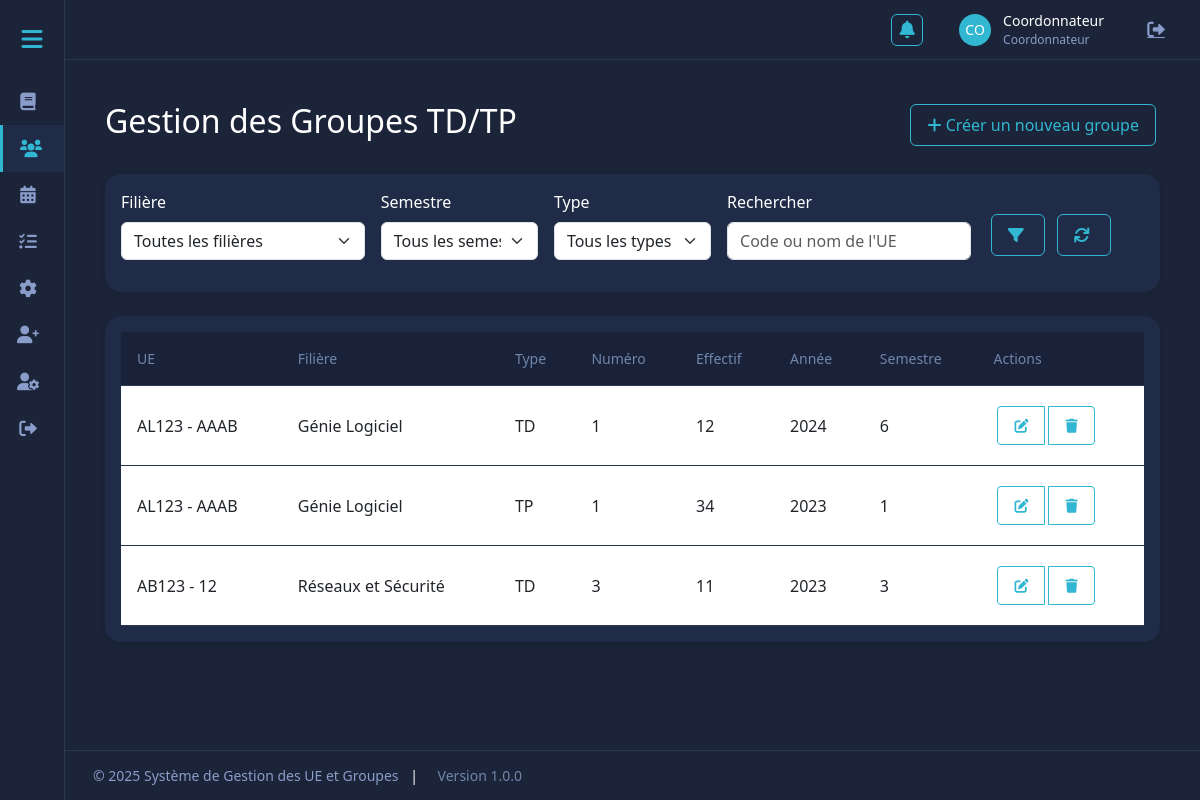
The page /web-project2/groupes/index.php on the database as committed earlier.
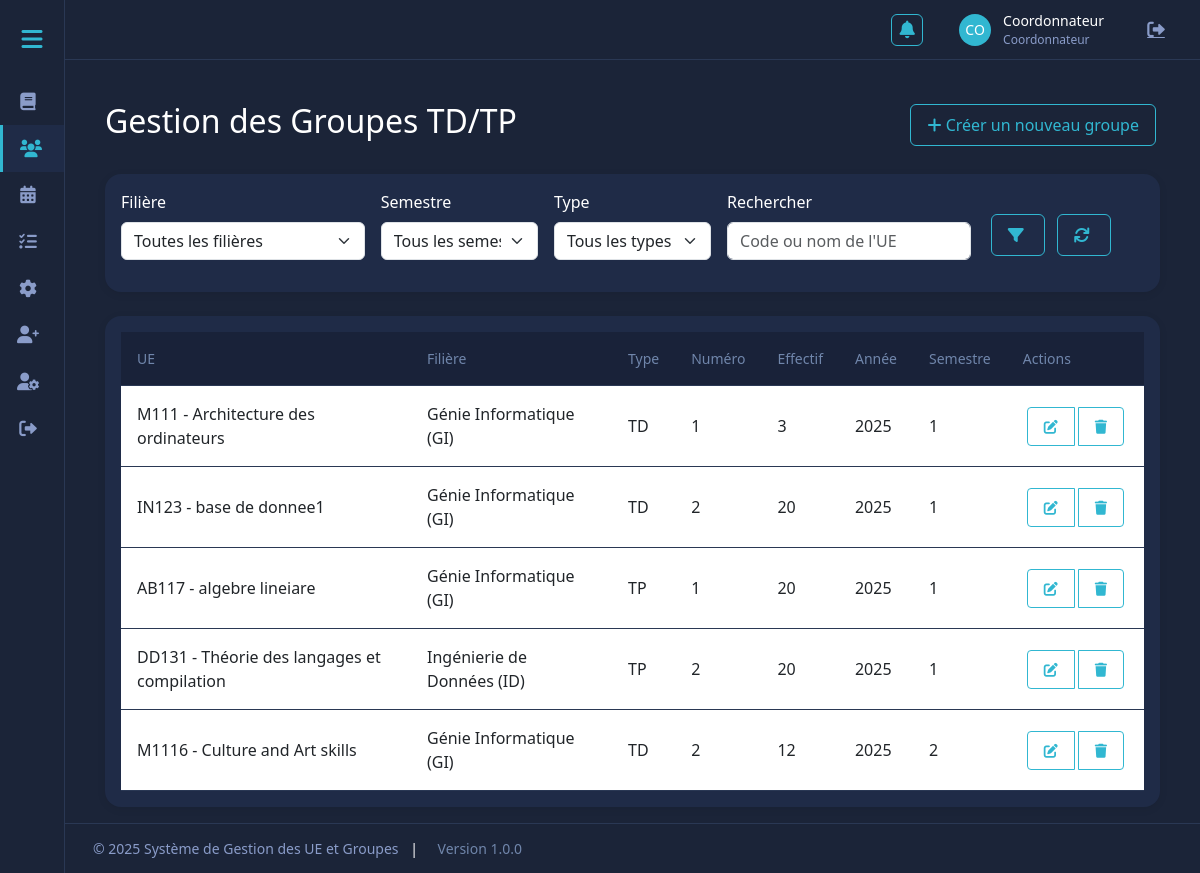
The same page on the database as committed later.
### tables this page shows
CREATE TABLE `groupes` (
  `id` int(11) NOT NULL,
  `type` enum('TD','TP') NOT NULL,
  `numero` int(11) NOT NULL,
  `id_unite_enseignement` int(11) NOT NULL,
  `id_filiere` int(11) NOT NULL,
  `effectif` int(11) DEFAULT 0,
  `annee_universitaire` varchar(10) NOT NULL,
  `semestre` int(11) NOT NULL
);

CREATE TABLE `unites_enseignement` (
  `id` int(11) NOT NULL,
  `code` varchar(20) NOT NULL,
  `intitule` varchar(100) NOT NULL,
  `description` text DEFAULT NULL,
  `specialite` varchar(50) NOT NULL,
  `id_filiere` int(11) DEFAULT NULL,
  `id_departement` int(11) NOT NULL,
  `semestre` int(11) NOT NULL,
  `volume_horaire_cm` float DEFAULT 0,
  `volume_horaire_td` float DEFAULT 0,
  `volume_horaire_tp` float DEFAULT 0,
  `credits` int(11) NOT NULL,
  `annee_universitaire` varchar(10) NOT NULL,
  `id_responsable` int(11) DEFAULT NULL,
  `statut` enum('disponible','affecte','vacant') DEFAULT 'disponible',
  `date_creation` datetime DEFAULT current_timestamp(),
  `date_modification` datetime DEFAULT current_timestamp() ON UPDATE current_timestamp()
);

CREATE TABLE `filieres` (
  `id` int(11) NOT NULL,
  `nom` varchar(100) NOT NULL,
  `id_specialite` int(11) DEFAULT NULL,
  `description` text DEFAULT NULL,
  `id_coordonnateur` int(11) DEFAULT NULL,
  `date_creation` timestamp NOT NULL DEFAULT current_timestamp(),
  `id_departement` int(11) DEFAULT NULL
);

### web-project2/groupes/index.php (the view, shortened to what this page needs)
<?php
require_once '../gestion-module-ue/includes/header.php';
require_once '../gestion-module-ue/includes/db.php';
$coordinateur_filiere_id = null;
$search = isset($_GET['search']) ? $_GET['search'] : '';
$query = "SELECT g.*, u.code, u.intitule, f.nom as nom_filiere
          FROM groupes g
          JOIN unites_enseignement u ON g.id_unite_enseignement = u.id
          JOIN filieres f ON g.id_filiere = f.id";
$query .= " ORDER BY g.annee_universitaire DESC, g.semestre, g.type, g.numero";
$stmt = mysqli_prepare($conn, $query);
mysqli_stmt_execute($stmt);
$result = mysqli_stmt_get_result($stmt);
?>
<div class="container mt-4">
    <div class="d-flex justify-content-between align-items-center mb-4">
        <h2>Gestion des Groupes TD/TP</h2>
        <a href="create.php" class="btn btn-primary">
            <i class="fas fa-plus"></i> Créer un nouveau groupe
        </a>
    </div>
    <div class="card mb-4">
        <div class="card-body">
            <form method="GET" class="row g-3">
                <div class="col-md-3">
                    <label for="filiere" class="form-label">Filière</label>
                    <select name="filiere" id="filiere" class="form-select" <?= $coordinateur_filiere_id !== null ? 'disabled' : '' ?>>
                        <option value="">Toutes les filières</option>
                    </select>
                </div>
                <div class="col-md-2">
                    <label for="semestre" class="form-label">Semestre</label>
                    <select name="semestre" id="semestre" class="form-select">
                        <option value="">Tous les semestres</option>
                    </select>
                </div>
                <div class="col-md-2">
                    <label for="type" class="form-label">Type</label>
                    <select name="type" id="type" class="form-select">
                        <option value="">Tous les types</option>
                    </select>
                </div>
                <div class="col-md-3">
                    <label for="search" class="form-label">Rechercher</label>
                    <input type="text" class="form-control" id="search" name="search"
                           value="<?php echo htmlspecialchars($search); ?>"
                           placeholder="Code ou nom de l'UE">
                </div>
                <div class="col-md-2 d-flex align-items-end">
    <button type="submit" class="btn btn-primary me-2">
        <i class="fas fa-filter me-1"></i>
    </button>
    <a href="index.php" class="btn btn-secondary">
        <i class="fas fa-arrows-rotate me-1"></i>
    </a>
</div>
            </form>
        </div>
    </div>
    <div class="card">
        <div class="card-body">
            <div class="table-responsive">
                <table class="table ">
                    <thead>
                        <tr>
                            <th>UE</th>
                            <th>Filière</th>
                            <th>Type</th>
                            <th>Numéro</th>
                            <th>Effectif</th>
                            <th>Année</th>
                            <th>Semestre</th>
                            <th>Actions</th>
                        </tr>
                    </thead>
                    <tbody>
                        <?php while ($row = mysqli_fetch_assoc($result)): ?>
                            <tr>
                                <td><?php echo htmlspecialchars($row['code'] . ' - ' . $row['intitule']); ?></td>
                                <td><?php echo htmlspecialchars($row['nom_filiere']); ?></td>
                                <td><?php echo htmlspecialchars($row['type']); ?></td>
                                <td><?php echo htmlspecialchars($row['numero']); ?></td>
                                <td><?php echo htmlspecialchars($row['effectif']); ?></td>
                                <td><?php echo htmlspecialchars($row['annee_universitaire']); ?></td>
                                <td><?php echo htmlspecialchars($row['semestre']); ?></td>
                                <td>
                                    <div class="btn-group">
                                        <a href="edit.php?id=<?php echo $row['id']; ?>" class="btn btn-sm btn-warning">
                                            <i class="fas fa-edit"></i>
                                        </a>
                                        <button type="button" class="btn btn-sm btn-danger"
                                                onclick="confirmDelete(<?php echo $row['id']; ?>)">
                                            <i class="fas fa-trash"></i>
                                        </button>
                                    </div>
                                </td>
                            </tr>
                        <?php endwhile; ?>
                    </tbody>
                </table>
            </div>
        </div>
    </div>
</div>
<?php require_once '../gestion-module-ue/includes/footer.php'; ?>

Rows that differ between the two databases and show on the page:
removed groupes: id_unite_enseignement.intitule "AL123 - AAAB", id_filiere.nom "Génie Logiciel", type "TD", numero "1", effectif "12", annee_universitaire "2024", semestre "6"
removed groupes: id_unite_enseignement.intitule "AL123 - AAAB", id_filiere.nom "Génie Logiciel", type "TP", numero "1", effectif "34", annee_universitaire "2023", semestre "1"
removed groupes: id_unite_enseignement.intitule "AB123 - 12", id_filiere.nom "Réseaux et Sécurité", type "TD", numero "3", effectif "11", annee_universitaire "2023", semestre "3"
added groupes: id_unite_enseignement.intitule "M111 - Architecture des ordinateurs", id_filiere.nom "Génie Informatique (GI)", type "TD", numero "1", effectif "3", annee_universitaire "2025", semestre "1"
added groupes: id_unite_enseignement.intitule "IN123 - base de donnee1", id_filiere.nom "Génie Informatique (GI)", type "TD", numero "2", effectif "20", annee_universitaire "2025", semestre "1"
added groupes: id_unite_enseignement.intitule "AB117 - algebre lineiare", id_filiere.nom "Génie Informatique (GI)", type "TP", numero "1", effectif "20", annee_universitaire "2025", semestre "1"
added groupes: id_unite_enseignement.intitule "DD131 - Théorie des langages et compilation", id_filiere.nom "Ingénierie de Données (ID)", type "TP", numero "2", effectif "20", annee_universitaire "2025", semestre "1"
added groupes: id_unite_enseignement.intitule "M1116 - Culture and Art skills", id_filiere.nom "Génie Informatique (GI)", type "TD", numero "2", effectif "12", annee_universitaire "2025", semestre "2"
